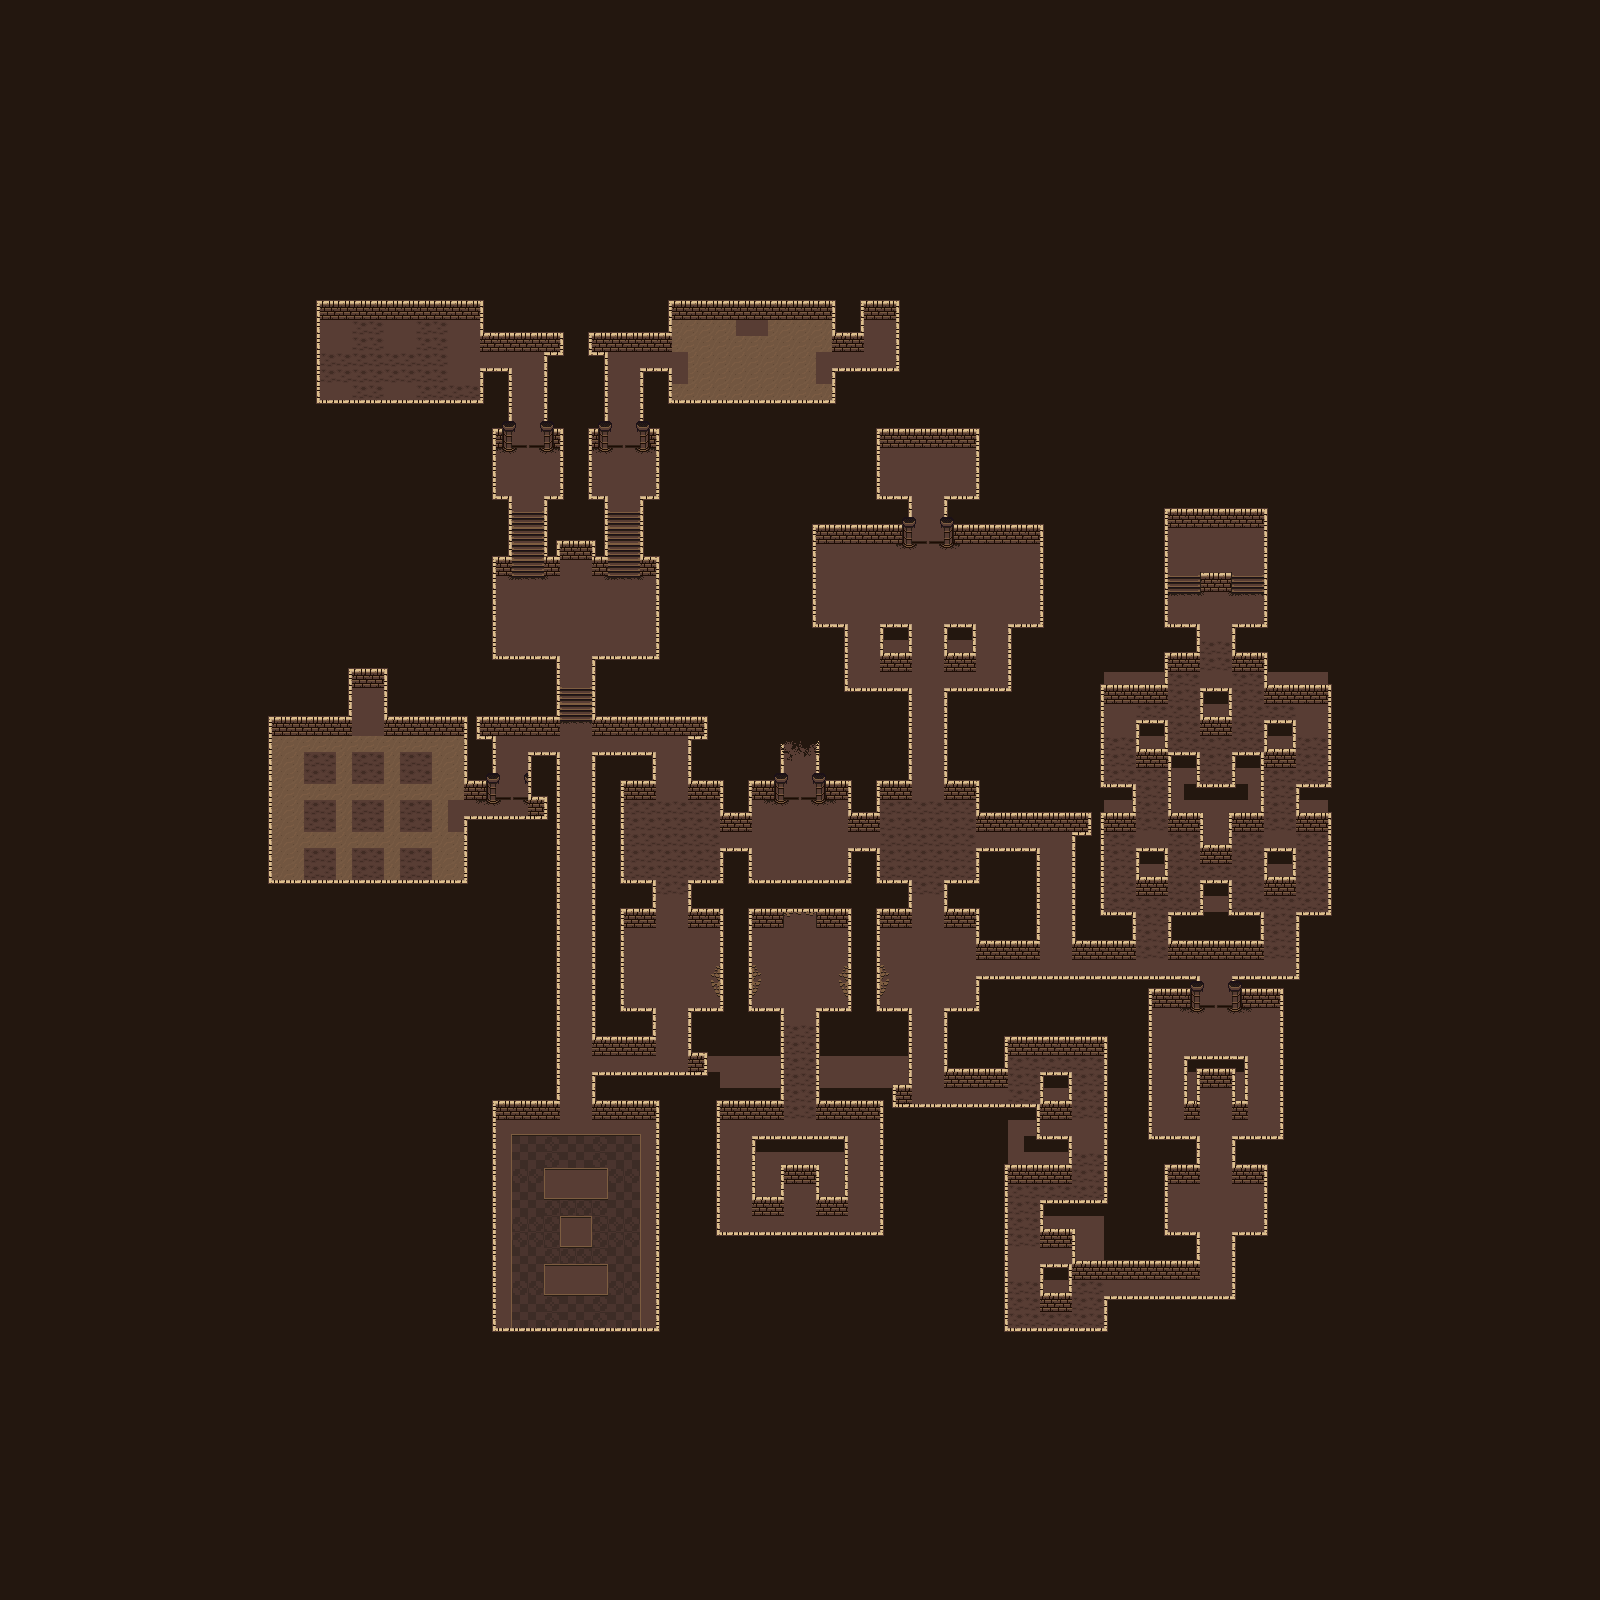

Below is a game level as drawn by its tile map, then a one-line description and the .tmx that defines it (tile-layer data replaced by summaries):
An orthogonal 100x100 tile map with 16x16 px tiles, 9 tile layers (background, floorplan, floor, trapfloor, ...) and 257 objects (30x room7Spike, 20x torch, 18x pillar, 18x room1Spike, 12x puzzlePiston, ...).

<map version="1.0" tiledversion="1.1.5" orientation="orthogonal" renderorder="left-down" width="100" height="100" tilewidth="16" tileheight="16" infinite="0" nextobjectid="260">
 <tileset firstgid="1" source="../tilesets/PixelDungeonTileset.tsx" />
 <layer name="background" width="100" height="100">
  <data>[10000 cells, 10000 non-empty, 1 distinct tile ids]</data>
 </layer>
 <layer name="floorplan" width="100" height="100">
  <data>[10000 cells, 1650 non-empty, 1 distinct tile ids]</data>
 </layer>
 <layer name="floor" width="100" height="100">
  <data>[10000 cells, 1614 non-empty, 23 distinct tile ids]</data>
 </layer>
 <layer name="trapfloor" width="100" height="100">
  <data>[10000 cells, 634 non-empty, 11 distinct tile ids]</data>
 </layer>
 <layer name="walls" width="100" height="100">
  <data>[10000 cells, 278 non-empty, 8 distinct tile ids]</data>
 </layer>
 <layer name="wallTop1" width="100" height="100">
  <data>[10000 cells, 345 non-empty, 3 distinct tile ids]</data>
 </layer>
 <layer name="wallTop2" width="100" height="100">
  <data>[10000 cells, 995 non-empty, 3 distinct tile ids]</data>
 </layer>
 <layer name="wallTop3" width="100" height="100">
  <data>[10000 cells, 52 non-empty, 7 distinct tile ids]</data>
 </layer>
 <layer name="decoration" width="100" height="100">
  <data>[10000 cells, 16 non-empty, 5 distinct tile ids]</data>
 </layer>
 <objectgroup color="#ff9500" name="blocks">
  <!-- 108 objects omitted --></objectgroup>
 <objectgroup color="#ff0000" name="traps">
  <properties>
   <property name="entity" value="trapRoom" />
  </properties>
  <!-- 108 objects omitted --></objectgroup>
 <objectgroup color="#002eff" name="doors">
  <!-- 18 objects omitted --></objectgroup>
 <objectgroup color="#2ecbbe" name="collision" locked="1">
  <!-- 16 objects omitted --></objectgroup>
 <objectgroup color="#ffffff" name="points">
  <!-- 2 objects omitted --></objectgroup>
 <objectgroup color="#04ff00" name="puzzle">
  <!-- 5 objects omitted --></objectgroup>
</map>
<!-- 257 of 257 objects omitted -->
